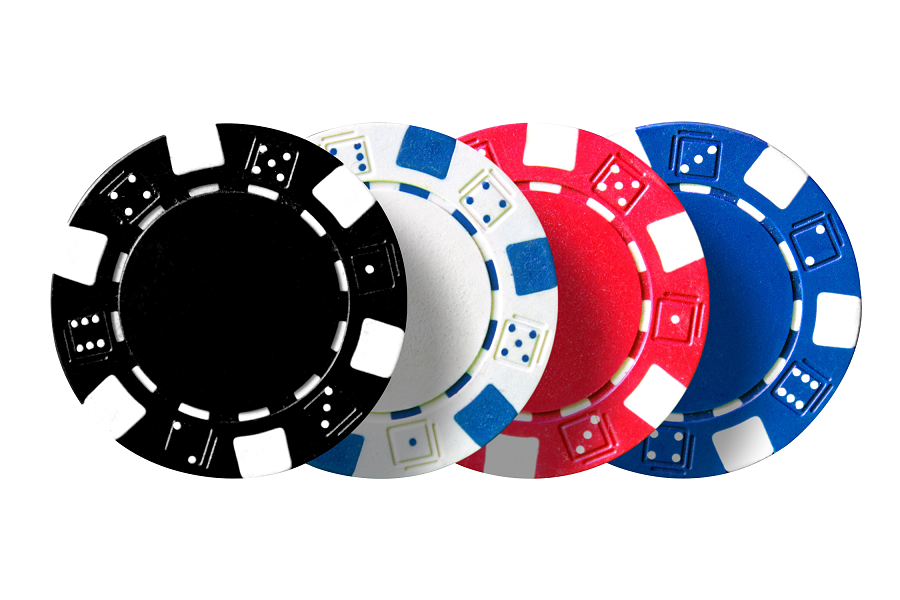
#> input picture 4.HoughTransform/PokerChips.png, 900 x 600 px, found by its file name
$ jupyter execute HoughTransform.ipynb
#> lines starting #> are read from the running program, lines starting #| are printed output that depends on the picture; after the words box and inside, x2 and y2 are one past the last pixel; in counts of white or black regions, pixels touching at a corner belong together
# <font style="color:rgb(50,120,229)"> EE5/7382 – Fundamentals of Computer Vision - Homework 4
</font>

##### **<font color="red">Detecting circles of known radius using Hough Transform</font>**<br><font color="yellow">(45 points ECE 5372), (55 points ECE 5372)</font>
As part of this assignment you will be implementing an algorithm to detect circles of known radius, in an image, using the Hough Transform discussed in the lecture. Your task is to identify circles in the images `FaceCloseUp.jpg` and `PokerChips.png`, included with the assignment.
<br>
Please read the instructions supplied with the homework for guidance on implementing the Hough Transform.

##### <font color="yellow">Preamble</font>

[cell 1]
# Preamble
import cv2 as cv
import matplotlib.pyplot as plt
import numpy as np

#### <font color="yellow">Implementation of `houghTransform_for_Circle(bwEdgeMap, radius)` goes here</font><br><font color="red">(20 points)</font>
The function accepts an edge map `bwEdgeMap` and `radius` of the circle to detect in the image.
The function should output the following
* Hough accumulator matrix `mtxA`
* Hough parameter space `(a,b)` associated with the (col,row) indices of candidate circle centers

<font color="cyan"><b>Implementation Hints</b></font>
<br>
To identify the (row,col) indices of non-zero pixels in the edge map `bwEdgeMap` use the numPy function `nonzero()`
Lookup https://numpy.org/doc/stable/reference/generated/numpy.nonzero.html for additional help.

[cell 2]
def houghTransform_for_Circles(bwEdgeMap, radius):
#     bwEdgeMap = cv.GaussianBlur(bwEdgeMap, (3, 3), 0)
    y_max, x_max = bwEdgeMap.shape

    angles = (2*np.pi*np.arange(360))/360
    cos_angles = np.cos(angles)
    sin_angles = np.sin(angles)

    # Initialize the Hough accumulator matrix
    mtxA = np.zeros((y_max, x_max), dtype=int)

    y_edge, x_edge=np.nonzero(bwEdgeMap)

    for  (x_e, y_e) in (zip(x_edge, y_edge)):

        a_e = np.round(-radius * cos_angles + x_e).astype(int)
        b_e = np.round(radius * sin_angles+ y_e).astype(int)
        # Update accumulator matrix using vectorized operations

#         a_indices = np.where((0 <= a_e) & (a_e < x_max) )
#         b_indices = np.where((0 <= b_e) & (b_e <y_max))
        valid_indices = np.where((0 <= a_e) & (a_e < x_max) & (0 <= b_e) & (b_e < y_max))
        a=(a_e[valid_indices])
        b=(b_e[valid_indices])

        mtxA[b, a] += 1
# [14 lines of commented-out code are left out]
    mtxA[0,:] = 0
    mtxA[-1,:] = 0
    mtxA[:,0] = 0
    mtxA[:,-1] = 0

    return mtxA, a, b

#### <font color="yellow">Implementation of `NMS_HTCircles_Accumulator(mtxA, numCircle)` goes here</font><br><font color="red">(20 points)</font>
The function accepts the following input arguments
  * Hough Accumulator matrix `mtxA`. Each entry of this matrix represents the number of votes cast for a candidate circle center.
  * Size of Neighborhood `szNbrHood` over which to attempt Non-Maximum suppression
  * A threshold `NMS_thresh` for discarding spurious local maxima with few votes
  * The number of circles(peaks) to detect `numCircles` in Hough Space

The function should output the (Col,Row) coordinates `(xC,yC)` of candidate circle centers

<font color="cyan"><b>Implementation Hints</b></font>
* Non Maximum Suppression (NMS)
  * Use OpenCV function `dilate` to implement statistical order filtering over neighborhood.<br>
    See https://docs.opencv.org/3.4/db/df6/tutorial_erosion_dilatation.html for more details.
    <font color="red">Why is this is a computationally efficient alternative to computing the maximum over a neighborhood? </font>
  * The neighborhood is defined in <font color="cyan">Line-6</font>, and referred to as the <b>Structuring Element</b>
  * Store the result of `dilate` in numpy array `LCLMX_mtxA`: local maximum representation of `mtxA`
  * Find entries in `mtxA` which simultaneously satisfy `mtxA >= LCLMX_mtxA` and `mtxA >= NMS_THRESH`
    * `mtxA >= LCLMX_mtxA` discards values which responds to local maxima
    * `mtxA >= NMS_THRESH` discards local maxima in `mtxA` with few votes (spurious responses)
    * Store result of this operation in logical array `mask`
* Assemble result of NMS in matrix `NMS_mtxA` (<font color="cyan">Lines 17,18</font>)
* Sort entries of `NMS_mtxA[mask]` in descending order
  * Find top `numCircles` entries and their corresponding position in the array `NMS_mtxA`.
    <br>
    The following numPy functions may be of help: `argsort`,`flip`,`unravel_index`
  * The (column,row) values of the top `numCircles` entries in `NMS_mtxA` correspond to the center of the circles with desired radius
    * Store column & row values in arrays `xC` and `yC` respectively (<font color="cyan">Line 25</font>)

[cell 3]
def NMS_HTCircles_Accumulator(mtxA, szNbrHood, NMS_Thresh, numCircles):
    # Replace each pixel with maximum over neighborhood of size = circle diameter
    strElm = cv.getStructuringElement(cv.MORPH_RECT, (2 * int(szNbrHood) + 1, 2 * int(szNbrHood) + 1))
    #mtxA = np.uint8(mtxA)
    mtxA = cv.convertScaleAbs(mtxA)
    LCLMX_mtxA = cv.dilate(mtxA, strElm)

    ####################################################################################
    # Find pixels for which mtxA >= LCLMX_mtxA and mtxA >= NMS_THRESH
    #   mtxA >= LCLMX_mtxA          check if vote is a local maximum
    #   mtxA >= NMS_THRESH          check if vote exceeds threshold (discard weak votes)
    ####################################################################################
    mask = ((mtxA >= LCLMX_mtxA) & (mtxA >= NMS_Thresh))

    # Store result of NMS
    NMS_mtxA =np.zeros_like(mtxA, dtype=np.uint8)
    NMS_mtxA[mask] = mtxA[mask]
    ###########################################################
    # Sort the non-zero entries of NMS_mtxA in descending order
    ###########################################################
#     indices = np.argwhere(NMS_mtxA > 0)  # Find non-zero entries
#     sorted_indices = indices[np.argsort(NMS_mtxA[indices[:, 0], indices[:, 1]])[::-1]][:numCircles]
#     xC = sorted_indices[:, 1]
#     yC = sorted_indices[:, 0]
    [yC,xC] =np.unravel_index(np.argsort(NMS_mtxA.ravel())[::-1][:numCircles], mtxA.shape)

    #Retain only the top numCircles entries
    xC = xC[0:numCircles]
    yC = yC[0:numCircles]

    return xC, yC

#### <font color="yellow">Step1-: Read the images using `imread()`</font>

[cell 4]
fileName = ('FaceCloseUp.jpg','PokerChips.png','coins.png')
imgNum = 1  # default is FaceCloseUp.jpg
dirPath = '.\\Data_HoughTransform\\'

# Read in Grayscale mode
imRGB = cv.imread( dirPath + fileName[imgNum] )
#> imRGB is the input picture: shape (600, 900, 3); mean B, G, R 186.3, 176.7, 184.7
im = cv.imread( dirPath + fileName[imgNum] , cv.IMREAD_GRAYSCALE )

#### <font color="yellow">Step-2: Canny Edge Detection using `canny()`</font>

[cell 5]
im_binary = cv.Canny(im,100,200)
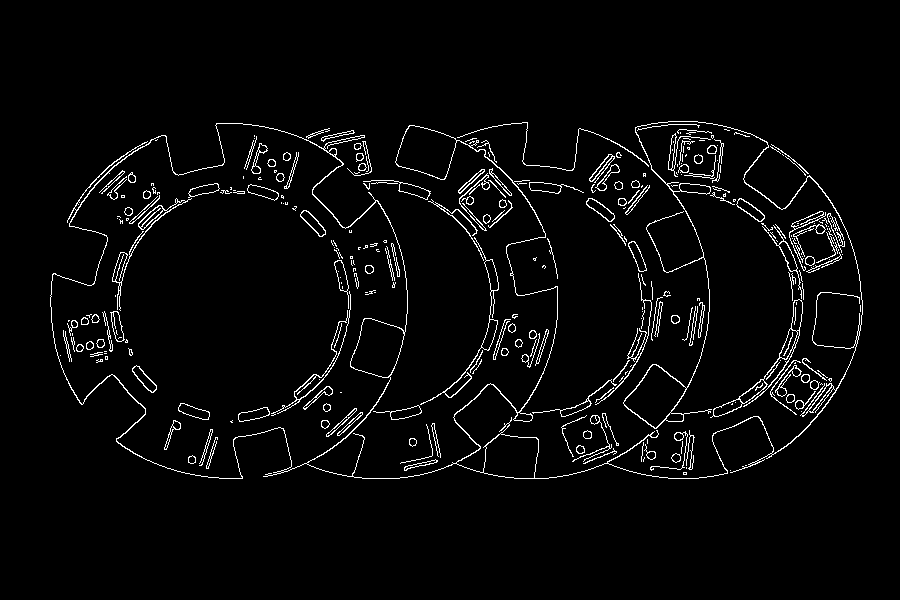
#> im_binary: shape (600, 900); 3.4% white in thin lines or dots, all inside (x1, y1, x2, y2) = (50, 121, 863, 479)

# Display Original Image
plt.figure()
plt.imshow(im,cmap = 'gray')
plt.title('Original Image'), # plt.grid()
#x_ticks = range(0, im.shape[1] + 1, 50)  # Adjust the range and interval as needed
#x_tick_labels = [str(tick) for tick in x_ticks]

#plt.xticks(x_ticks)
plt.show()

# Display Edge Map
plt.figure()
plt.imshow(im_binary,cmap = 'gray')
plt.title('Output of Canny Edge Detector'), # plt.grid()
#plt.savefig(r'C:\Users\Hedieh\Documents\SMU\computer vision\hw4\cannyeye.png')
plt.show()

#### <font color="yellow">Step-3: Call `houghTransform_for_Circle()`</font>

[cell 6]
# Hough Transform Parameters
if fileName[imgNum] == 'FaceCloseUp.jpg':
    radius =  37.5        # radius of circle we wish to find
    numCircles =2       # number of Hough peaks to report
elif fileName[imgNum] == 'PokerChips.png':
    radius = 175        # radius of circle we wish to find
    numCircles = 4      # number of Hough peaks to report
else:
#     radius=28.5
#     numCircles = 6
    print('Unknown Image')

# Call houghTransform_for_Circles()
[mtxA,a,b] = houghTransform_for_Circles(im_binary, radius)
#> in houghTransform_for_Circles, `y_edge, x_edge=np.nonzero(bwEdgeMap)`: y_edge = 18172 values from 121 to 478; x_edge = 18172 values, max 862 at index 9372, min 50 at index 9205, mean 496.7
#> the loop in houghTransform_for_Circles, `for  (x_e, y_e) in (zip(x_edge, y_edge)): ` made 18172 passes
#> (x_e, y_e) on passes 1 to 3: (668, 121), (669, 121), (670, 121)
#> after the loop in houghTransform_for_Circles, `for  (x_e, y_e) in (zip(x_edge, y_edge)):`:
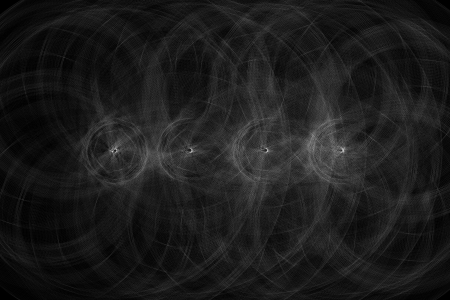
#> mtxA: shape (600, 900) int64 (shown at 1/2 size); min 0, max 93, mean 10.4; drawn with min black and max white
#> a = 267 values, max 873 at index 83, min 523 at index 0, mean 698; b = 267 values, max 597 at index 43, min 303 at index 173, mean 423.5

# # Display the Hough Accumulator Map
plt.figure()
plt.imshow(mtxA,cmap='gray')
# plt.xticks(a[::50],fontsize=8)
# plt.yticks(b[::50],fontsize=8)
plt.xticks(a,fontsize=8)
plt.yticks(b,fontsize=8)
plt.colorbar(location='right',shrink=0.5)
str = 'Hough Accumulator Map for circles of radius {0}'.format(radius)
plt.title(str)
#plt.savefig(r'C:\Users\Hedieh\Documents\SMU\computer vision\hw4\Hougheye.png')
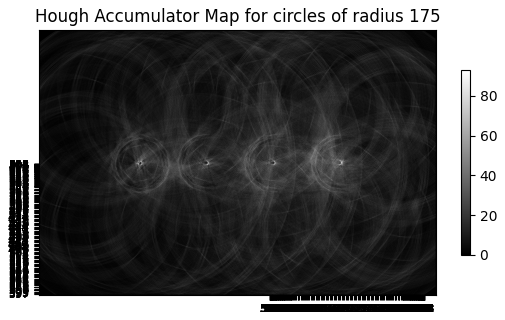
#> figure drawn by matplotlib, 2 panels

#### <font color="yellow">Step-4: Non-maximum Suppression of Hough Accumulator Map</font>
<font color="cyan"><b>Implementation Hints</b></font>
* Try setting `szNbrHood` to the radius of the circles you wish to detect
* Try setting the threshold as a fraction of the peak value in `mtxA`
  * A small value for the threshold (`0.05*np.max(mtxA)`) might not eliminate spurious circle candidates
  * A large value of threshold (`0.85*np.max(mtxA)`) might eliminate actual circle candidates

[cell 7]
# Threshold for Non-Maximum Suppression
NMS_THRESH = 0.5 * np.max(mtxA)
#> NMS_THRESH = 46.5

# Call houghTransform_for_Circles()
[xC,yC] = NMS_HTCircles_Accumulator(mtxA,radius,NMS_THRESH,numCircles)
#> in NMS_HTCircles_Accumulator, `LCLMX_mtxA = cv.dilate(mtxA, strElm)`:
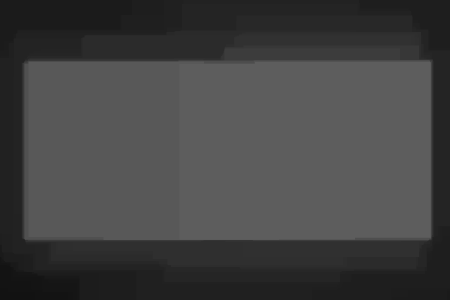
#> LCLMX_mtxA: shape (600, 900) (shown at 1/2 size); min 18, max 93, mean 66.4
#> in NMS_HTCircles_Accumulator, `mask = ((mtxA >= LCLMX_mtxA) & (mtxA >= NMS_Thresh))`:
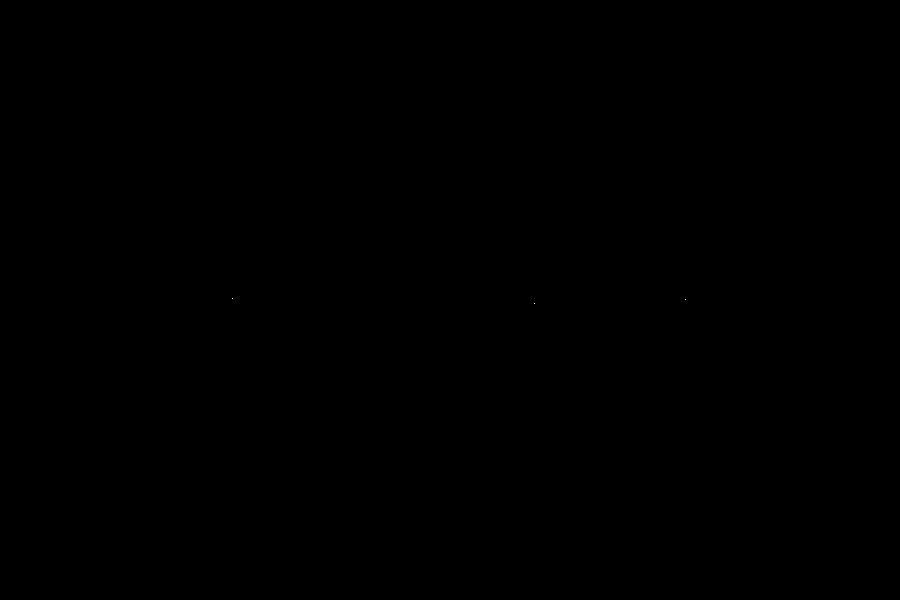
#> mask: shape (600, 900) bool; 0% white in thin lines or dots, all inside (x1, y1, x2, y2) = (232, 298, 686, 304)
#> in NMS_HTCircles_Accumulator, `[yC,xC] =np.unravel_index(np.argsort(NMS_mtxA.ravel())[::-1][:numCircl..`: yC = [303, 299, 298, 200]; xC = [534, 685, 232, 17]
#> xC = [534, 685, 232, 17]; yC = [303, 299, 298, 200]

# Display the Hough Accumulator Map & overlay Hough maxima
plt.figure()
plt.imshow(mtxA,cmap='gray')
plt.plot( xC[0:numCircles],yC[0:numCircles], color='y', marker='o', markersize=4, linestyle='none' )
plt.xticks(a[::50],fontsize=8)
plt.yticks(b[::50],fontsize=8)
plt.colorbar(location='right',shrink=0.5)
str = 'Hough Accumulator Map for circles of radius {0}'.format(radius)
plt.title(str)
#plt.savefig(r'C:\Users\Hedieh\Documents\SMU\computer vision\hw4\Houghcentereye.png')

#### <font color="yellow">Step-5: Display the result</font>
* Display the original image (<font color="cyan">Line 2</font>)
  * OpenCV indexes images in BGR format, and not RGB
  * Convert from BRG indexing to RGB indexing before displaying using matplotlib's `imshow` (<font color="cyan">Line 2</font>)
* Create circle objects using the `Circle` method built-into matplotlib (<font color="cyan">Line 11</font>)
* Add each circle to list of patches (<font color="cyan">Line 12</font>)
* Display the result (<font color="cyan">Line 11</font>)

[cell 8]
from matplotlib.patches import Circle

fig, ax = plt.subplots(1)
ax.imshow(cv.cvtColor(imRGB,cv.COLOR_BGR2RGB))
plt.title('Final Result')
#
# Look at the top <numCircles> entries in vals
for n in np.arange(numCircles):
    ax.plot( xC[n],yC[n], color='c', marker='+', markersize=8 )
    hnd = Circle([xC[n],yC[n]],radius,fill=False,color='y',linewidth=2.5)
    ax.add_patch(hnd)
#plt.savefig(r'C:\Users\Hedieh\Documents\SMU\computer vision\hw4\Houghdetecteye.png')
plt.show()

#### <font color="yellow">Step-6: Locate the red poker chip</font> (ECE7382 only)<br><font color="red">(10 points)</font>
Modify the code so that you only detect the red poker chip in the image `PokerChips.png`.

<font color="cyan"><b>Implementation Hints</b></font>
Check the mean RGB values in the circular patch (known radius) immediately surrounding each candidate circle center. The OpenCV function `circle()` may help in your attempts to mask out the Region-of-Interest surrounding each candidate center.
Check out https://pyimagesearch.com/2021/01/19/image-masking-with-opencv/ for ideas.

Useful functions: `np.mean()`, `cv.circle()`, `np.bitwise_and()`

[cell 9]
from matplotlib.patches import Circle

fig, ax = plt.subplots(1)
ax.imshow(cv.cvtColor(imRGB,cv.COLOR_BGR2RGB))
plt.title('Red Poker Chip')

if fileName[imgNum] == 'PokerChips.png':
    imB = imRGB[:,:,0].astype('double')     # Blue color plane of RGB image
    imG = imRGB[:,:,1].astype('double')     # Green color plane of RGB image
    imR = imRGB[:,:,2].astype('double')     # Red color plane of RGB image
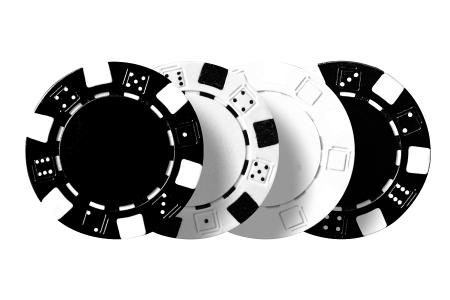
#> imR: shape (600, 900) float64 (shown at 1/2 size); min 0, max 255, mean 184.7
    #
    for n in np.arange(numCircles):
        # mask image
        mask_R = np.zeros(imRGB.shape[:2], dtype="uint8")
        mask_G = np.zeros(imRGB.shape[:2], dtype="uint8")
        mask_B = np.zeros(imRGB.shape[:2], dtype="uint8")
        cv.circle(mask_R, (xC[n],yC[n]), int(radius), 255, -1)
        cv.circle(mask_G, (xC[n],yC[n]), int(radius), 255, -1)
        cv.circle(mask_B, (xC[n],yC[n]), int(radius), 255, -1)
#         masked_R = cv.bitwise_and(imRGB[:, :, 2], imRGB[:, :, 2], mask=mask_R)
#         masked_G = cv.bitwise_and(imRGB[:, :, 1], imRGB[:, :, 1], mask=mask_G)
#         masked_B = cv.bitwise_and(imRGB[:, :, 0], imRGB[:, :, 0], mask=mask_B)

        # check mean value in all three color planes ignoring zeros
        # Calculate the mean values in all three color planes ignoring zero values
        mean_R = np.mean(imR[mask_R > 0])
        mean_G = np.mean(imG[mask_G > 0])
        mean_B = np.mean(imB[mask_B > 0])
        # If mean(Red) > mean(Green) and mean(Red) > mean(Blue), odd's are its a red poker chip
        if (mean_R > mean_G) & (mean_R > mean_B):
            ax.plot( xC[n],yC[n], color='b', marker='+', markersize=8 )
            hnd = Circle([xC[n],yC[n]],radius,fill=False,color='r',linewidth=2.5)
            ax.add_patch(hnd)

        else:
            ax.plot( xC[n],yC[n], color='c', marker='+', markersize=8 )
            hnd = Circle([xC[n],yC[n]],radius,fill=False,color='b',linewidth=2.5)
            ax.add_patch(hnd)
#> this loop made 4 passes
#> (mean_R, mean_G, mean_B) on passes 1 to 4: (193.4, 121.4, 136.8), (128, 90.36, 136.4), (45.28, 45.28, 45.28), (172.9, 172.9, 172.9)
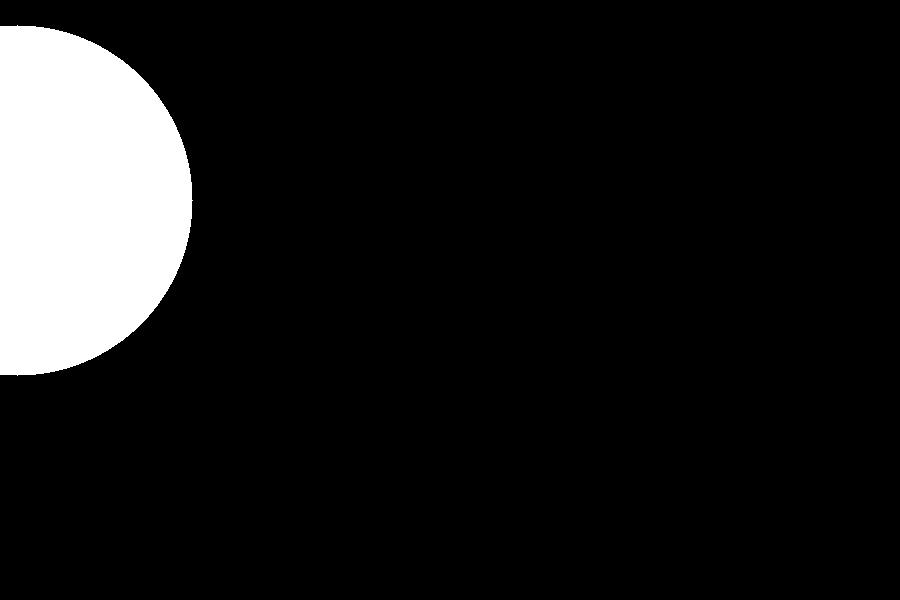
#> mask_B: shape (600, 900); 10% white; 1 white region, box (x1, y1, x2, y2) and area: (0, 25, 193, 376) 54213
#plt.savefig(r'C:\Users\Hedieh\Documents\SMU\computer vision\hw4\Houghredpoker.png')
plt.show()
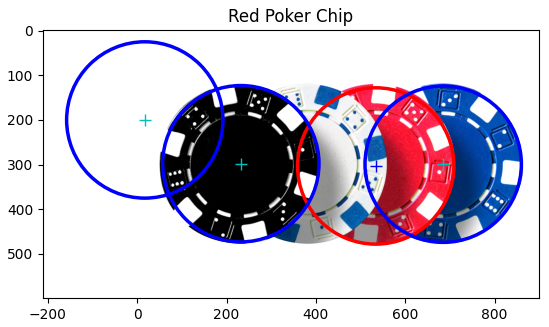
#> figure drawn by matplotlib, 1 panel

$ run again, with 4.HoughTransform/Houghcentereye.png copied over 4.HoughTransform/PokerChips.png
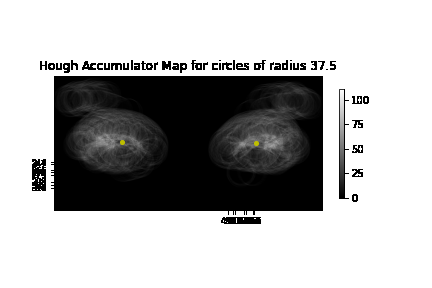
#> input picture 4.HoughTransform/Houghcentereye.png, 432 x 288 px, found by its file name
#> imRGB is the input picture: shape (288, 432, 3); mean B, G, R 180.2, 180.2, 180.2
#> `im_binary = cv.Canny(im,100,200)`:
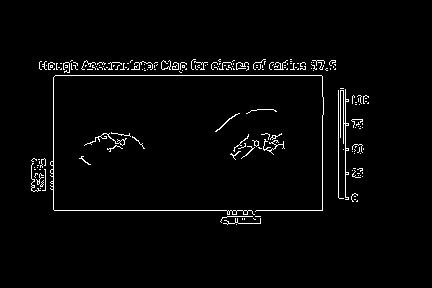
#> im_binary: shape (288, 432); 2.4% white in thin lines or dots, all inside (x1, y1, x2, y2) = (31, 59, 369, 225)
#> y_edge = 3020 values from 59 to 224; x_edge = 3020 values, max 368 at index 1196, min 31 at index 2164, mean 211.7
#> the loop in houghTransform_for_Circles, `for  (x_e, y_e) in (zip(x_edge, y_edge)): ` made 3020 passes
#> (x_e, y_e) on passes 1 to 3: (193, 59), (194, 59), (195, 59)
#> a = 223 values, max 411 at index 39, min 61 at index 0, mean 236; b = 223 values, max 287 at index 21, min 49 at index 129, mean 140.3
#> NMS_THRESH = 14
#> strElm: shape (351, 351); every value is 1
#> mask: shape (288, 432) bool; 0% white in thin lines or dots, all inside (x1, y1, x2, y2) = (200, 48, 252, 237)
#> in NMS_HTCircles_Accumulator, `[yC,xC] =np.unravel_index(np.argsort(NMS_mtxA.ravel())[::-1][:numCircl..`: yC = [236, 48, 96, 95]; xC = [200, 251, 1, 421]
#> `[xC,yC] = NMS_HTCircles_Accumulator(mtxA,radius,NMS_THRESH,numCircles)`: yC = [236, 48, 96, 95]
#> the loop `for n in np.arange(numCircles):` made 4 passes
#> (mean_R, mean_G, mean_B) on passes 1 to 4: (129.6, 129.6, 129.5), (143.7, 143.7, 143.6), (162.1, 162.1, 162), (201.8, 201.8, 201.7)
#> `plt.show()`:
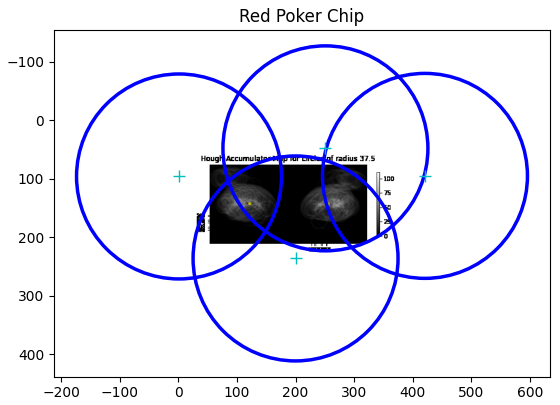
#> figure drawn by matplotlib, 1 panel
